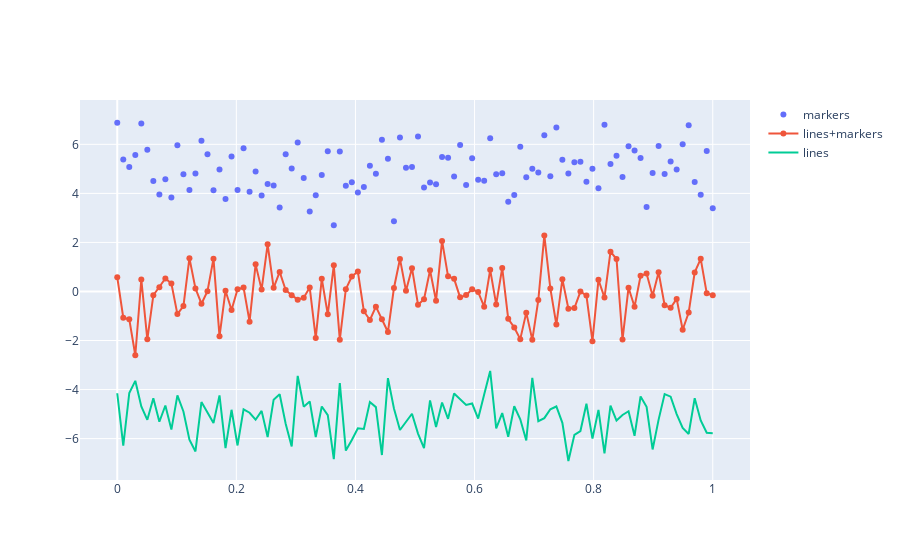

Notebook code cell kept with this figure:
### Code cell
N = 100

# different ways to plot scatter 

random_x = np.linspace(0, 1, N)
random_y = [np.random.randn(N) + 5, np.random.randn(N), np.random.randn(N) - 5]

trace_info = ["markers", "lines+markers", "lines"]
fig = go.Figure(data=[go.Scatter(x=random_x, y=y, mode=t, name=t) for (y, t) in zip(random_y, trace_info)])

fig.show()
